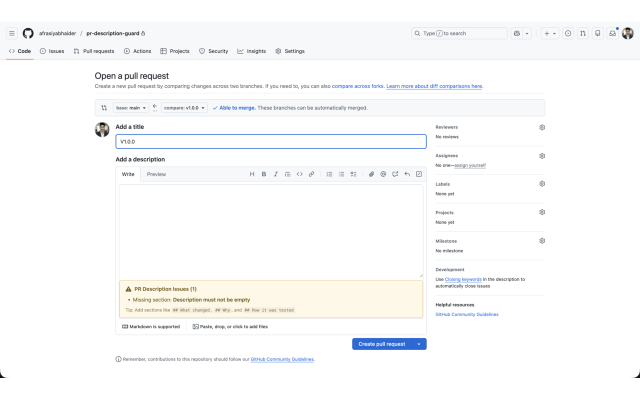
#> input picture screenshots/screenshot-1-all-issues.png, 1280 x 800 px, found by its file name (shown at 1/2 size)
$ python add-overlays-python.py
#> lines starting #> are read from the running program, lines starting #| are printed output that depends on the picture; pictures that were not available may be replaced by others from this repository, and a replacement may not be noted
#!/usr/bin/env python3
"""
Add icon and text overlays to screenshots using Python PIL
More reliable than ImageMagick for text rendering
"""

from PIL import Image, ImageDraw, ImageFont
import os
import sys

def get_font(size):
    """Try to load a system font"""
    font_paths = [
        '/System/Library/Fonts/Helvetica.ttc',
        '/System/Library/Fonts/Arial.ttf',
        '/System/Library/Fonts/HelveticaNeue.ttc',
    ]
    for path in font_paths:
        if os.path.exists(path):
            try:
                return ImageFont.truetype(path, size)
            except:
                continue
    return ImageFont.load_default()

def add_overlay(input_path, output_path, title, subtitle):
    """Add icon and text overlay to screenshot"""
#> called with input_path = 'screenshots/screenshot-1-all-issues.png', title = 'PR Description Guard'
    print(f"Processing: {output_path}")

    # Load base screenshot
    base = Image.open(input_path)
#> base is the input picture: PIL image 1280x800 RGBA; mean R, G, B, A 249.9, 250.2, 250.4, 255
    if base.mode != 'RGB':
        base = base.convert('RGB')
#> base: PIL image 1280x800 RGB

    # Load and resize icon (200x200 with white background)
    icon = Image.open('icons/icon128.png')
    icon = icon.resize((200, 200), Image.Resampling.LANCZOS)
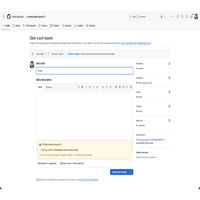
#> icon: PIL image 200x200 RGBA; mean R, G, B, A 249.7, 250, 250.3, 255

    # Create white background for icon
    icon_bg = Image.new('RGB', (200, 200), (255, 255, 255))
#> icon_bg: PIL image 200x200 RGB; every value is 255
    if icon.mode == 'RGBA':
        icon_bg.paste(icon, mask=icon.split()[3])
    else:
        icon_bg.paste(icon)

    # Create text overlay (black background, white text)
    text_img = Image.new('RGB', (1000, 380), color='black')
#> text_img: PIL image 1000x380 RGB; every value is 0
    draw = ImageDraw.Draw(text_img)

    # Load fonts
    title_font = get_font(64)
    subtitle_font = get_font(42)

    # Draw text
    draw.text((60, 60), title, fill='white', font=title_font)
    draw.text((60, 180), subtitle, fill='#e0e0e0', font=subtitle_font)

    # Paste icon on base (top-left, 50px margin)
    base.paste(icon_bg, (50, 50))

    # Paste text overlay (top-right, 50px margin)
    text_x = base.width - text_img.width - 50
#> text_x = 230
    base.paste(text_img, (text_x, 50))
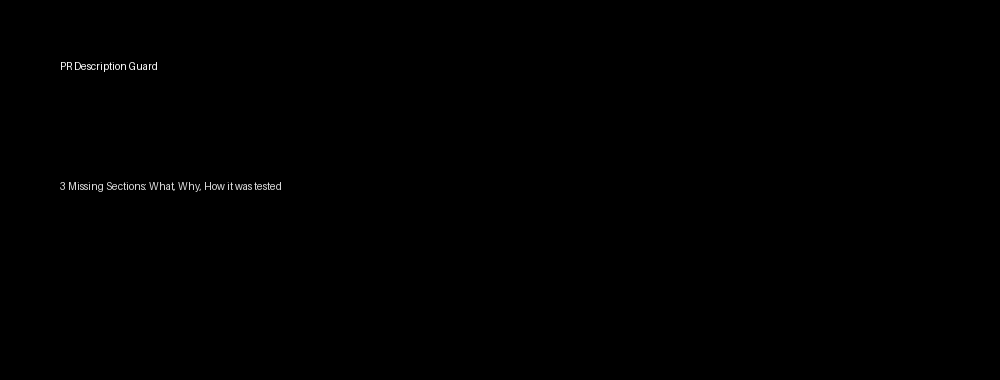
#> text_img: PIL image 1000x380 RGB; min 0, max 252, mean 0.5
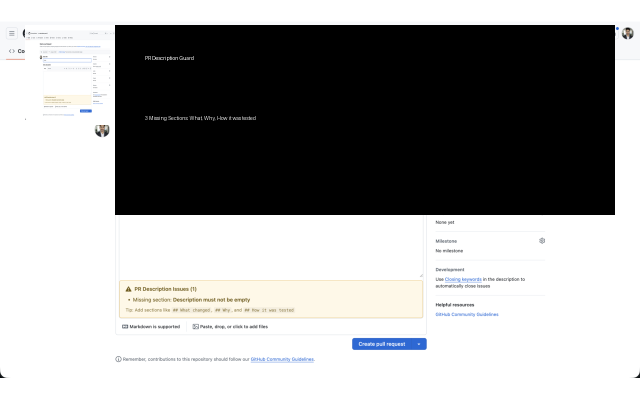
#> base: PIL image 1280x800 RGB (shown at 1/2 size); mean R, G, B 158.4, 158.3, 158

    # Save
    os.makedirs(os.path.dirname(output_path), exist_ok=True)
    base.save(output_path, 'PNG', quality=95, optimize=True)
    print(f"  ✓ Created: {output_path}")

def main():
    screenshots = [
        ('screenshots/screenshot-1-all-issues.png', 'screenshots/webstore/screenshot-1-all-issues.png',
         'PR Description Guard', '3 Missing Sections: What, Why, How it was tested'),
        ('screenshots/screenshot-2-two-issues.png', 'screenshots/webstore/screenshot-2-two-issues.png',
         'PR Description Guard', '2 Missing Sections: Real-time validation'),
        ('screenshots/screenshot-3-one-issue.png', 'screenshots/webstore/screenshot-3-two-issues.png',
         'PR Description Guard', '2 Missing Sections: Non-intrusive warnings'),
        ('screenshots/screenshot-4-no-issues.png', 'screenshots/webstore/screenshot-4-one-issue.png',
         'PR Description Guard', '1 Missing Section: Almost there!'),
        ('screenshots/screenshot-5-icon.png', 'screenshots/webstore/screenshot-5-no-issues.png',
         'PR Description Guard', 'All Sections Validated ✓ Ready to submit!'),
    ]

    print("Processing screenshots with Python PIL...")
    print("=" * 60)

    for input_path, output_path, title, subtitle in screenshots:
        if os.path.exists(input_path):
            add_overlay(input_path, output_path, title, subtitle)
        else:
            print(f"⚠️  Skipping: {input_path} (not found)")
#> pass 2 of the loop in main, `for input_path, output_path, title, subtitle in screenshots:`:
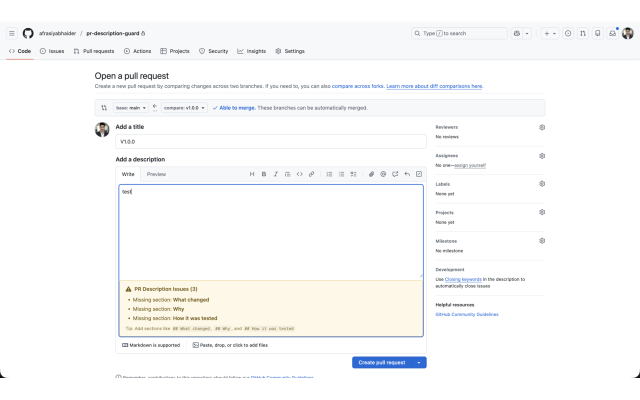
#> input picture screenshots/screenshot-2-two-issues.png, 1280 x 800 px, found by its file name (shown at 1/2 size)
#> in add_overlay, base is the input picture: PIL image 1280x800 RGBA; mean R, G, B, A 249.7, 249.9, 249.8, 255
#> in add_overlay (call 2), `base.paste(text_img, (text_x, 50))`:
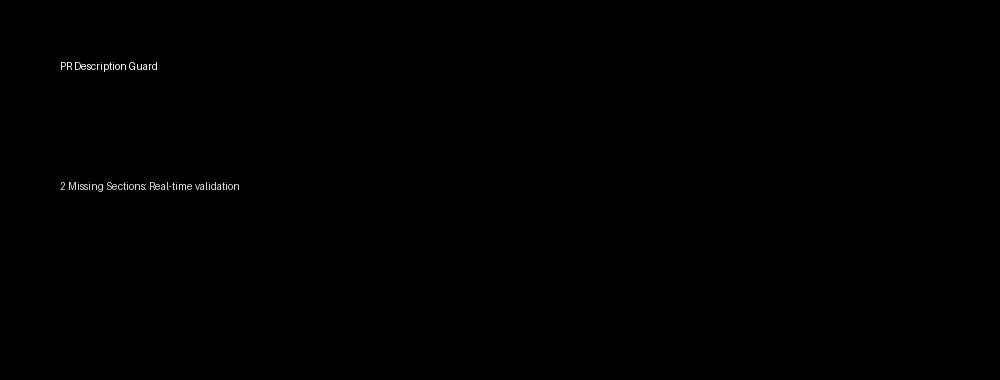
#> text_img: PIL image 1000x380 RGB; min 0, max 252, mean 0.4
#> in add_overlay (call 2), `base.paste(text_img, (text_x, 50))`:
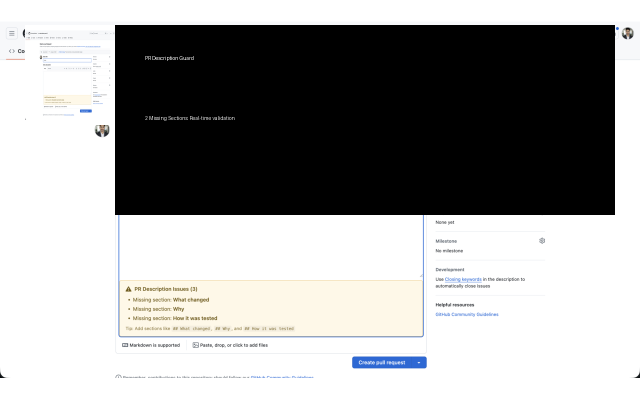
#> base: PIL image 1280x800 RGB (shown at 1/2 size); mean R, G, B 158, 157.9, 157.3
#> pass 3 of the loop in main, `for input_path, output_path, title, subtitle in screenshots:`:
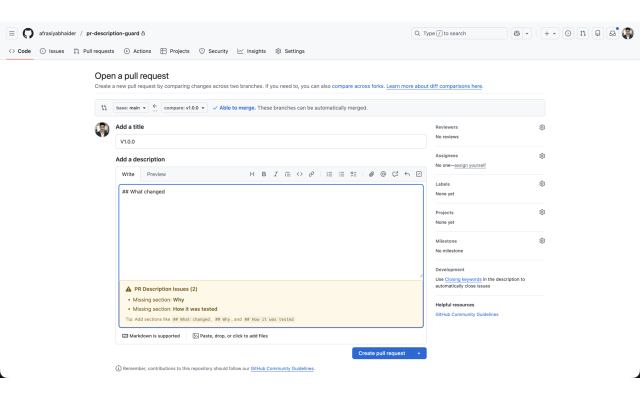
#> input picture screenshots/screenshot-3-one-issue.png, 1280 x 800 px, found by its file name (shown at 1/2 size)
#> in add_overlay, base is the input picture: PIL image 1280x800 RGBA; mean R, G, B, A 249.7, 249.9, 250.1, 255
#> in add_overlay (call 3), `base.paste(text_img, (text_x, 50))`:
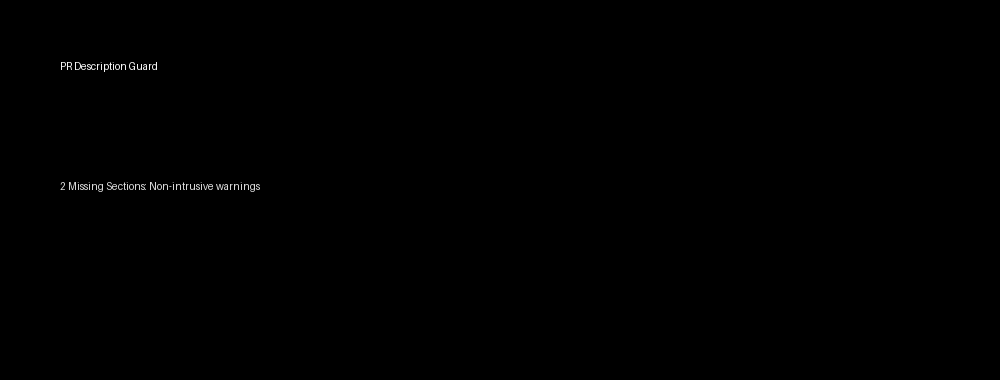
#> text_img: PIL image 1000x380 RGB; min 0, max 252, mean 0.4
#> in add_overlay (call 3), `base.paste(text_img, (text_x, 50))`:
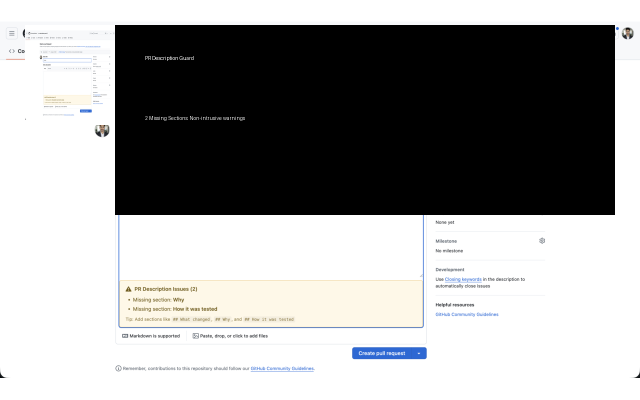
#> base: PIL image 1280x800 RGB (shown at 1/2 size); mean R, G, B 158, 158, 157.6
#> the loop made 5 passes; the first 3 are shown

    print("=" * 60)
    print("✅ All screenshots processed!")
    print("📁 Output directory: screenshots/webstore")
    print("📐 Size: 1280x800 (Chrome Web Store requirement)")
    print("🎨 Icon: 200x200 with white background (top-left)")
    print("📝 Text: Black box with white text (top-right)")

if __name__ == '__main__':
    main()
